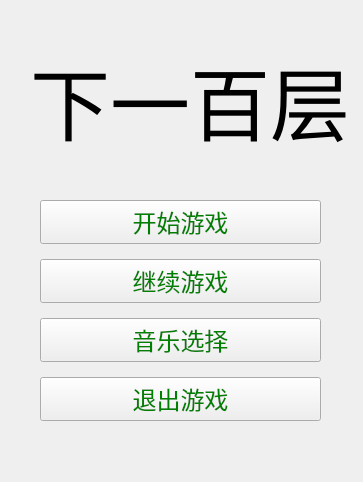
<?xml version="1.0" encoding="UTF-8"?>
<ui version="4.0">
 <class>Form</class>
 <widget class="QWidget" name="Form">
  <property name="geometry">
   <rect>
    <x>0</x>
    <y>0</y>
    <width>363</width>
    <height>482</height>
   </rect>
  </property>
  <property name="windowTitle">
   <string>开始游戏</string>
  </property>
  <property name="styleSheet">
   <string notr="true">QPushButton{ 
    color:green ;
    font-size:24px;
}
QPushButton:hover{ 
    color: red ;
    font-size:24px;
}
QLabel { 
    color: black ;
    font-size:80px;
}
QRadioButton{ 
    color:green ;
    
    font-size:24px;
}
</string>
  </property>
  <widget class="QLabel" name="label">
   <property name="geometry">
    <rect>
     <x>30</x>
     <y>50</y>
     <width>331</width>
     <height>101</height>
    </rect>
   </property>
   <property name="font">
    <font>
     <family>王羲之书法字体</family>
     <pointsize>-1</pointsize>
    </font>
   </property>
   <property name="layoutDirection">
    <enum>Qt::LeftToRight</enum>
   </property>
   <property name="text">
    <string>下一百层</string>
   </property>
  </widget>
  <widget class="QWidget" name="">
   <property name="geometry">
    <rect>
     <x>40</x>
     <y>191</y>
     <width>281</width>
     <height>241</height>
    </rect>
   </property>
   <layout class="QVBoxLayout" name="verticalLayout">
    <item>
     <widget class="QPushButton" name="button1">
      <property name="sizePolicy">
       <sizepolicy hsizetype="Minimum" vsizetype="Fixed">
        <horstretch>0</horstretch>
        <verstretch>0</verstretch>
       </sizepolicy>
      </property>
      <property name="font">
       <font>
        <family>卢炳益行书体</family>
        <pointsize>-1</pointsize>
       </font>
      </property>
      <property name="mouseTracking">
       <bool>true</bool>
      </property>
      <property name="tabletTracking">
       <bool>false</bool>
      </property>
      <property name="text">
       <string>开始游戏</string>
      </property>
     </widget>
    </item>
    <item>
     <widget class="QPushButton" name="button2">
      <property name="sizePolicy">
       <sizepolicy hsizetype="Minimum" vsizetype="Fixed">
        <horstretch>0</horstretch>
        <verstretch>0</verstretch>
       </sizepolicy>
      </property>
      <property name="font">
       <font>
        <family>卢炳益行书体</family>
        <pointsize>-1</pointsize>
       </font>
      </property>
      <property name="mouseTracking">
       <bool>true</bool>
      </property>
      <property name="tabletTracking">
       <bool>false</bool>
      </property>
      <property name="text">
       <string>继续游戏</string>
      </property>
     </widget>
    </item>
    <item>
     <widget class="QPushButton" name="button3">
      <property name="sizePolicy">
       <sizepolicy hsizetype="Minimum" vsizetype="Fixed">
        <horstretch>0</horstretch>
        <verstretch>0</verstretch>
       </sizepolicy>
      </property>
      <property name="font">
       <font>
        <family>卢炳益行书体</family>
        <pointsize>-1</pointsize>
       </font>
      </property>
      <property name="mouseTracking">
       <bool>true</bool>
      </property>
      <property name="tabletTracking">
       <bool>false</bool>
      </property>
      <property name="text">
       <string>音乐选择</string>
      </property>
     </widget>
    </item>
    <item>
     <widget class="QPushButton" name="button4">
      <property name="sizePolicy">
       <sizepolicy hsizetype="Minimum" vsizetype="Fixed">
        <horstretch>8</horstretch>
        <verstretch>16</verstretch>
       </sizepolicy>
      </property>
      <property name="font">
       <font>
        <family>卢炳益行书体</family>
        <pointsize>-1</pointsize>
       </font>
      </property>
      <property name="styleSheet">
       <string notr="true"/>
      </property>
      <property name="text">
       <string>退出游戏</string>
      </property>
     </widget>
    </item>
   </layout>
  </widget>
 </widget>
 <resources/>
 <connections/>
 <buttongroups>
  <buttongroup name="buttonGroup"/>
 </buttongroups>
</ui>
